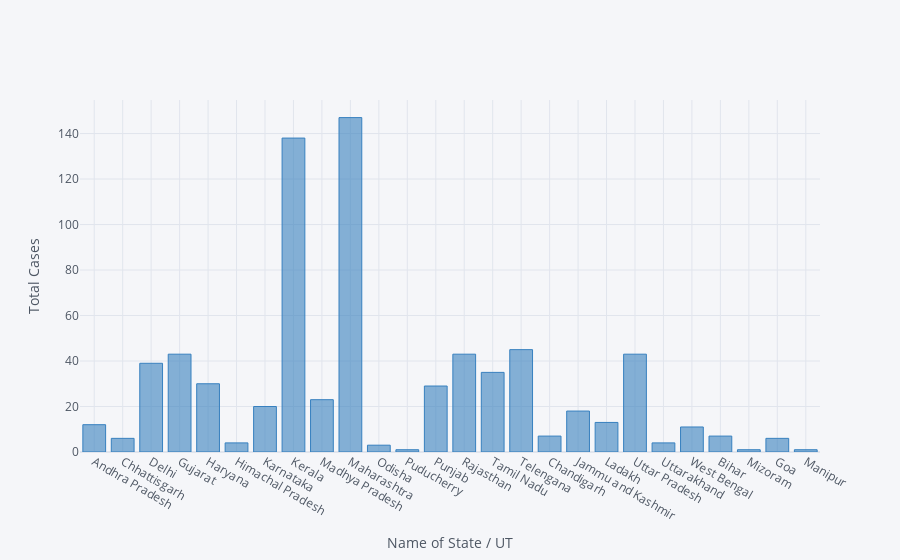

This figure's notebook cell:
### Code cell
# plotly vis

df.iplot(kind='bar',x='Name of State / UT',y='total cases',color='blue',xTitle='Name of State / UT',yTitle='Total Cases')

### Figure 1 — Plotly figure (JSON) as saved in the notebook; plotly's stock layout.template omitted (floating-point values rounded to 4 significant figures)
{"data": [{"marker": {"color": "rgba(55, 128, 191, 0.6)", "line": {"color": "rgba(55, 128, 191, 1.0)", "width": 1}}, "name": "total cases", "orientation": "v", "text": "", "type": "bar", "x": ["Andhra Pradesh", "Chhattisgarh", "Delhi", "Gujarat", "Haryana", "Himachal Pradesh", "Karnataka", "Kerala", "Madhya Pradesh", "Maharashtra", "Odisha", "Puducherry", "Punjab", "Rajasthan", "Tamil Nadu", "Telengana", "Chandigarh", "Jammu and Kashmir", "Ladakh", "Uttar Pradesh", "Uttarakhand", "West Bengal", "Bihar", "Mizoram", "Goa", "Manipur"], "y": [12, 6, 39, 43, 30, 4, 20, 138, 23, 147, 3, 1, 29, 43, 35, 45, 7, 18, 13, 43, 4, 11, 7, 1, 6, 1]}], "layout": {"autosize": true, "legend": {"bgcolor": "#F5F6F9", "font": {"color": "#4D5663"}}, "paper_bgcolor": "#F5F6F9", "plot_bgcolor": "#F5F6F9", "title": {"font": {"color": "#4D5663"}}, "xaxis": {"autorange": true, "gridcolor": "#E1E5ED", "range": [-0.5, 25.5], "showgrid": true, "tickfont": {"color": "#4D5663"}, "title": {"font": {"color": "#4D5663"}, "text": "Name of State / UT"}, "type": "category", "zerolinecolor": "#E1E5ED"}, "yaxis": {"autorange": true, "gridcolor": "#E1E5ED", "range": [0, 154.7], "showgrid": true, "tickfont": {"color": "#4D5663"}, "title": {"font": {"color": "#4D5663"}, "text": "Total Cases"}, "type": "linear", "zerolinecolor": "#E1E5ED"}}}
